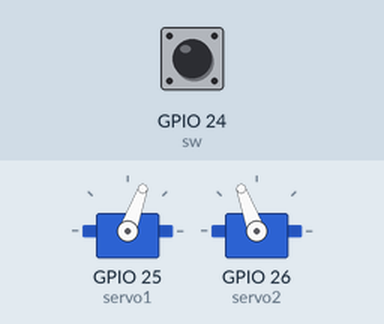
This sketch was run on a simulated ESP32. Shown: 2 × servo. The inputs (shaded band) are chosen by the test bench; at power-on: GPIO 24 (sw) HIGH.

Above: at 1.2 s.
1.3 s: GPIO 24 (sw) pulled LOW for 1 s
At 2.7 s:
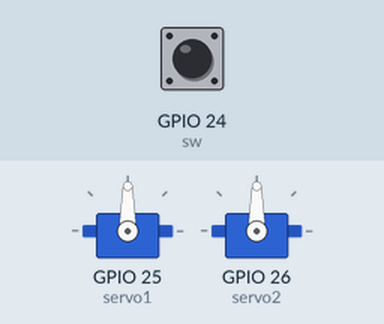
3.8 s: GPIO 24 (sw) pulled LOW for 0.15 s
At 5.2 s:
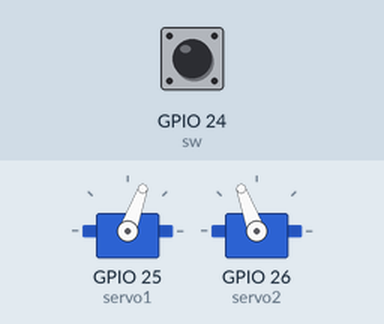
5.5 s: GPIO 24 (sw) pulled LOW for 3.2 s
At 5.8 s:
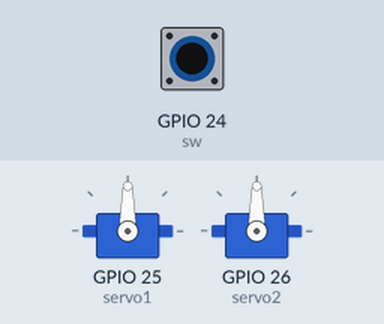
Timing chart, 0 to 10.2 s (numbered marks = the images above; inputs shaded):
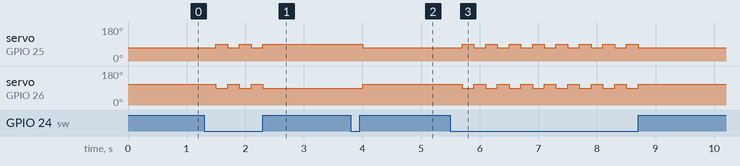

The sketch:

botton_servo.ino
```cpp
#include <Servo.h>

Servo servo1;
Servo servo2;
int sw=24;
int value;
int i=0;

void setup()
{
 servo1.attach(25);
 servo2.attach(26);
}

void loop()
{
  digitalWrite(sw,HIGH);
  value=digitalRead(sw);
  if(value==0){
    if(i==0){
      i=1;
    }
    else if(i==1){
      i=0;
    }
    delay(200);
  }
  if(i==0){
    servo1.write(70);
    servo2.write(110);

  }
  if(i==1){
    servo1.write(90);
    servo2.write(90);
  }
}
```

Measured:
- after the input at 1.3 s, servo on GPIO 25 (servo1): alternates 90° for 0.20 s and 70° for 0.20 s, 5 changes in all, then stays 90°, starting after 0.20 s; servo on GPIO 26 (servo2): alternates 110° for 0.20 s and 90° for 0.20 s, 5 changes in all, then stays 90°, starting after 0.20 s
- after the input at 3.8 s, servo on GPIO 25 (servo1): 90° → 70° after 0.20 s; servo on GPIO 26 (servo2): 90° → 110° after 0.20 s
- after the input at 5.5 s, servo on GPIO 25 (servo1): alternates 90° for 0.20 s and 70° for 0.20 s, 16 changes in all, then stays 70°, starting after 0.20 s; servo on GPIO 26 (servo2): alternates 110° for 0.20 s and 90° for 0.20 s, 16 changes in all, then stays 110°, starting after 0.20 s
